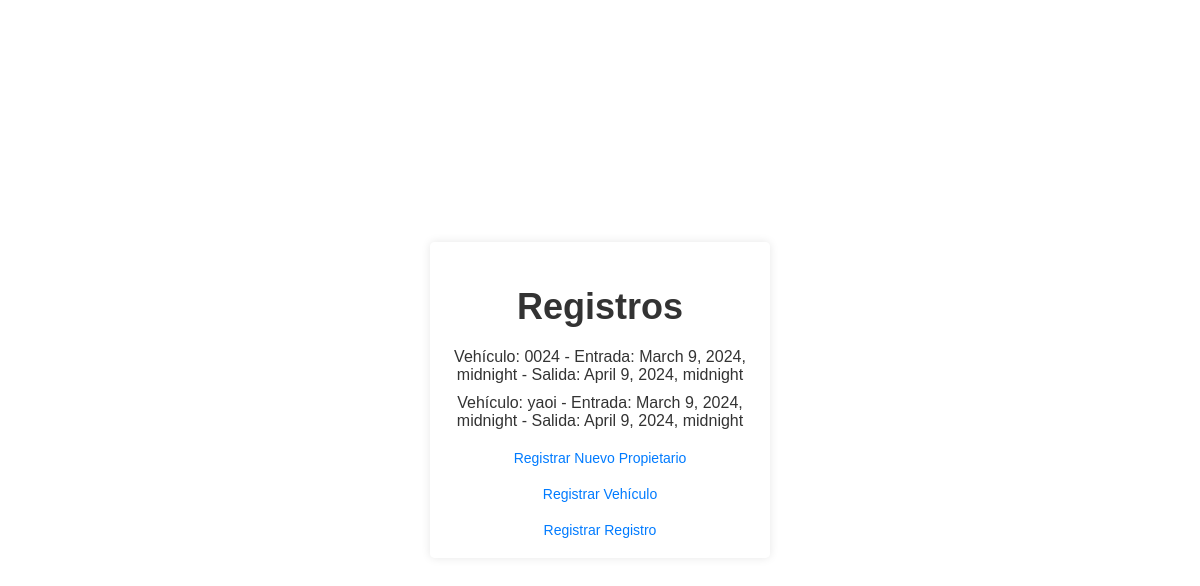
/registro/ver_registros/, run on the app's committed database.
### registro/models.py (models this page shows, shortened)
class Registro(models.Model):
    vehiculo = models.ForeignKey(Vehiculo, on_delete=models.CASCADE)
    fecha_hora_entrada = models.DateTimeField()
    fecha_hora_salida = models.DateTimeField(null=True, blank=True)

class Vehiculo(models.Model):
    propietario = models.ForeignKey(Propietario, on_delete=models.CASCADE)
    matricula = models.CharField(max_length=10)
    marca = models.CharField(max_length=50)
    modelo = models.CharField(max_length=50)
    color = models.CharField(max_length=30)

### registro/views.py (the view)
# urls.py: path('ver_registros/', views.ver_registros, name='ver_registros'),
def ver_registros(request):
    registros = Registro.objects.all()
    return render(request, 'registro/ver_registros.html', {'registros': registros})

### registro/templates/registro/ver_registros.html (shortened to what this page needs)
{% load static %}
<!DOCTYPE html>
<html>
<head>
    <link rel="stylesheet" type="text/css" href="{% static 'css/styles.css' %}">
</head>
<body>
    <div class="container">
    <h1>Registros</h1>
        <ul>
            {% for registro in registros %}
            <li>Vehículo: {{ registro.vehiculo.matricula }} - Entrada: {{ registro.fecha_hora_entrada }} - Salida: {{ registro.fecha_hora_salida }}</li>
            {% empty %}
            <li>No hay registros disponibles.</li>
            {% endfor %}
        </ul>
        <a href="{% url 'registro:registrar_propietario' %}">Registrar Nuevo Propietario</a>
        <a href="{% url 'registro:registrar_vehiculo' %}">Registrar Vehículo</a>
        <a href="{% url 'registro:registrar_registro' %}">Registrar Registro</a>
    </div>
</body>
</html>

### registro/static/css/styles.css (style rules this page uses)
body { margin: 0; padding: 0; font-family: Arial, sans-serif; display: flex; justify-content: center; align-items: center; min-height: 100vh; }
.container { position: relative; background-color: rgba(255, 255, 255, 0.9); padding: 20px; border-radius: 5px; box-shadow: 0 0 10px rgba(0, 0, 0, 0.1); width: 300px; text-align: center; z-index: 1; }
h1 { font-size: 36px; color: #333; margin-bottom: 20px; }
ul { list-style-type: none; padding: 0; }
li { margin-bottom: 10px; font-size: 16px; color: #333; }
a { display: block; margin-top: 20px; text-decoration: none; color: #007bff; font-size: 14px; }

### data on the page
Registro: vehiculo.matricula "0024", fecha_hora_entrada "March 9, 2024, midnight", fecha_hora_salida "April 9, 2024, midnight"
Registro: vehiculo.matricula "yaoi", fecha_hora_entrada "March 9, 2024, midnight", fecha_hora_salida "April 9, 2024, midnight"
